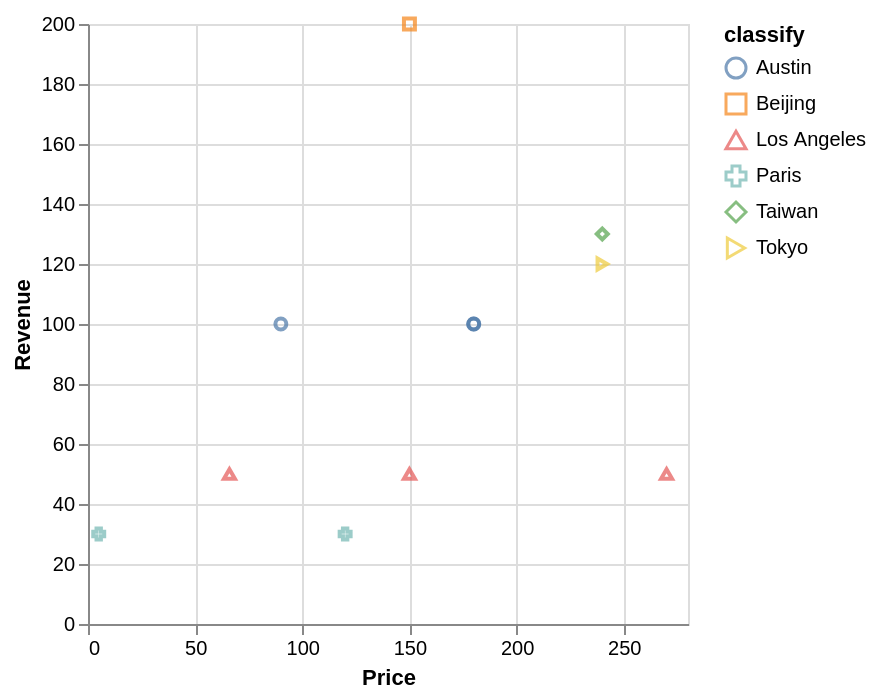

This figure's Vega-Lite source:
### Vega-Lite specification from a JSON file in a GitHub repository (floating-point values rounded to 4 significant figures)
{"data": {"values": [{"x_data": 180, "y_data": 100, "classify": "Austin"}, {"x_data": 90, "y_data": 100, "classify": "Austin"}, {"x_data": 180, "y_data": 100, "classify": "Austin"}, {"x_data": 150, "y_data": 200, "classify": "Beijing"}, {"x_data": 270, "y_data": 50, "classify": "Los Angeles"}, {"x_data": 66, "y_data": 50, "classify": "Los Angeles"}, {"x_data": 150, "y_data": 50, "classify": "Los Angeles"}, {"x_data": 120, "y_data": 30, "classify": "Paris"}, {"x_data": 5, "y_data": 30, "classify": "Paris"}, {"x_data": 240, "y_data": 130, "classify": "Taiwan"}, {"x_data": 240, "y_data": 120, "classify": "Tokyo"}]}, "mark": "point", "encoding": {"x": {"field": "x_data", "type": "quantitative", "title": "Price", "scale": {"zero": "false"}}, "y": {"field": "y_data", "type": "quantitative", "title": "Revenue", "scale": {"zero": "false"}}, "color": {"field": "classify", "type": "nominal"}, "shape": {"field": "classify", "type": "nominal"}}}
